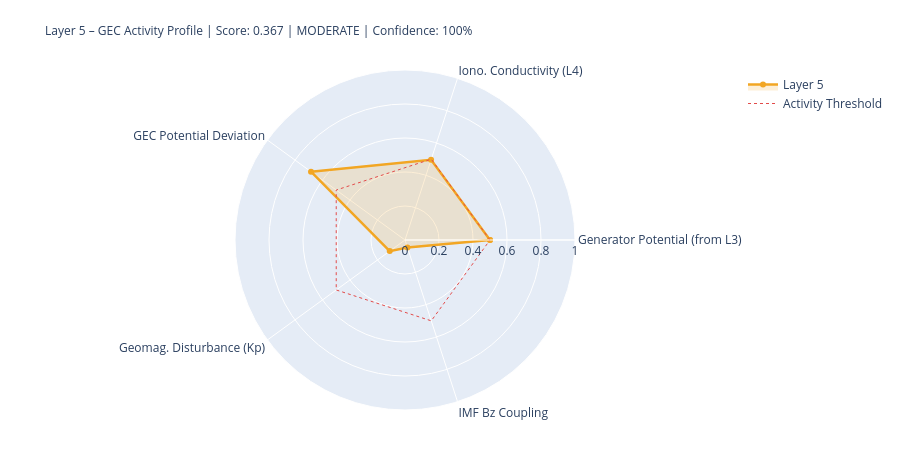

Notebook code cell kept with this figure:
### Markdown cell above
---
## 5. State Assessment & Handoff to Layer 6

### Code cell
# ============================================================
# LAYER-5-SCORE
# ============================================================

# Components
# 1) Generator activity (Layer-3-driven)
gen_score = norm(generator_strength, 0.3, 2.0)
gen_src   = 'from_layer3' if l3_thunder_score is not None else 'estimated'

# 2) Ionospheric conductivity (Layer-4-driven)
iono_score = norm(iono_cond_factor, 0.7, 1.4)
iono_src   = 'from_layer4' if l4_ioniz is not None else 'estimated'

# 3) GEC potential deviation from reference
pot_score = norm(abs(delta_V_pct), 0, 30)  # 0 = at reference, 1 = 30% deviation
pot_src   = 'derived'

# 4) Geomagnetic disturbance (Kp) – modulates vertical currents
kp_score = norm(kp_val, 0, 9)
kp_src   = 'primary' if kp_now is not None else 'from_layer4'

# 5) IMF Bz coupling (southward = stronger M-I coupling → GEC influence)
bz_score = norm(-(bz_now or 0), -5, 30) if bz_now is not None else None
bz_src   = 'primary' if bz_now is not None else 'missing'

COMPONENTS = {
    'Generator Potential (from L3)':  {'score': gen_score,   'source': 'derived_from_layer3', 'dynamic': True},
    'Iono. Conductivity (L4)':      {'score': iono_score,  'source': iono_src, 'dynamic': True},
    'GEC Potential Deviation':      {'score': pot_score,   'source': pot_src,  'dynamic': True},
    'Geomag. Disturbance (Kp)':         {'score': kp_score,    'source': kp_src,   'dynamic': True},
    'IMF Bz Coupling':               {'score': bz_score,    'source': bz_src,   'dynamic': True},
}

available   = {k: v['score'] for k, v in COMPONENTS.items() if v['score'] is not None}
unavailable = [k for k, v in COMPONENTS.items() if v['score'] is None]
layer5_score = round(sum(available.values()) / len(available), 4) if available else None
confidence   = round(len(available) / len(COMPONENTS), 2)
level = ('unknown' if layer5_score is None
         else 'quiet'   if layer5_score < 0.3
         else 'moderate' if layer5_score < 0.6
         else 'active')
dominant_l5 = max(available, key=available.get) if available else 'none'

# Kp consistency: separate 1-min raw value from score value
kp_1m_raw   = kp_now          # directly from API (can be 0.0 during live measurement)
kp_for_score = kp_val          # from Layer-0 context or estimated value if needed
kp_score_src = kp_src

W = 68
print('=' * W)
print('LAYER 5 – GLOBAL ELECTRIC CIRCUIT – STATE ASSESSMENT')
print('=' * W)
for name, comp in COMPONENTS.items():
    s = comp['score']
    if s is not None:
        bar = '█' * int(s*20) + '░' * (20-int(s*20))
        print(f'  {name:<34} {bar}  {s:.3f}  [{comp["source"]}]')
    else:
        print(f'  {name:<34} {"─"*20}  n/a   [missing]')
print('-' * W)
print(f'  Score:         {layer5_score:.3f}  ({len(available)}/{len(COMPONENTS)} components)')
print(f'  Confidence:    {confidence:.0%}')
print(f'  Level:         {level.upper()}')
print(f'  Dominant:      {dominant_l5}')
print(f'  V_iono:        {V_iono_mod:.1f} kV  (Δ {delta_V_pct:+.1f}% vs. Ref)')
print(f'  I_total:       {I_total_mod:.1f} A   (Δ {delta_I_pct:+.1f}% vs. Ref)')
print('=' * W)

# Radar
cats   = list(available.keys())
vals_r = list(available.values())
if len(cats) >= 3:
    fig = go.Figure()
    fig.add_trace(go.Scatterpolar(
        r=vals_r + [vals_r[0]], theta=cats + [cats[0]],
        fill='toself', fillcolor='rgba(242,166,35,0.18)',
        line=dict(color='#F2A623', width=2.5), name='Layer 5'
    ))
    fig.add_trace(go.Scatterpolar(
        r=[0.5]*(len(cats)+1), theta=cats+[cats[0]],
        line=dict(color='#E24B4A', dash='dot', width=1),
        mode='lines', name='Activity Threshold'
    ))
    fig.update_layout(
        title=dict(
            text=f'Layer 5 – GEC Activity Profile | Score: {layer5_score:.3f} | {level.upper()} | Confidence: {confidence:.0%}',
            font=dict(size=12)
        ),
        polar=dict(radialaxis=dict(visible=True, range=[0,1])),
        height=450, showlegend=True,
        margin=dict(l=80, r=80, t=70, b=40)
    )
    fig.show()

### Figure 1 — Plotly figure (JSON) as saved in the notebook; plotly's stock layout.template omitted (floating-point values rounded to 4 significant figures)
{"data": [{"fill": "toself", "fillcolor": "rgba(242,166,35,0.18)", "line": {"color": "#F2A623", "width": 2.5}, "name": "Layer 5", "r": [0.5, 0.4963, 0.6833, 0.1111, 0.0463, 0.5], "theta": ["Generator Potential (from L3)", "Iono. Conductivity (L4)", "GEC Potential Deviation", "Geomag. Disturbance (Kp)", "IMF Bz Coupling", "Generator Potential (from L3)"], "type": "scatterpolar"}, {"line": {"color": "#E24B4A", "dash": "dot", "width": 1}, "mode": "lines", "name": "Activity Threshold", "r": [0.5, 0.5, 0.5, 0.5, 0.5, 0.5], "theta": ["Generator Potential (from L3)", "Iono. Conductivity (L4)", "GEC Potential Deviation", "Geomag. Disturbance (Kp)", "IMF Bz Coupling", "Generator Potential (from L3)"], "type": "scatterpolar"}], "layout": {"height": 450, "margin": {"b": 40, "l": 80, "r": 80, "t": 70}, "polar": {"radialaxis": {"range": [0, 1], "visible": true}}, "showlegend": true, "title": {"font": {"size": 12}, "text": "Layer 5 – GEC Activity Profile | Score: 0.367 | MODERATE | Confidence: 100%"}}}
